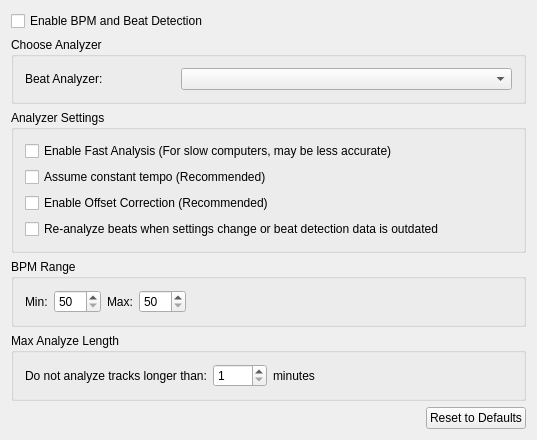
<?xml version="1.0" encoding="UTF-8"?>
<ui version="4.0">
 <class>DlgBeatsDlg</class>
 <widget class="QWidget" name="DlgBeatsDlg">
  <property name="geometry">
   <rect>
    <x>0</x>
    <y>0</y>
    <width>537</width>
    <height>400</height>
   </rect>
  </property>
  <property name="windowTitle">
   <string>Beat Detection Preferences</string>
  </property>
  <layout class="QGridLayout" name="gridLayout">
   <item row="0" column="0">
    <widget class="QCheckBox" name="banalyserenabled">
     <property name="toolTip">
      <string>When beat detection is enabled, Mixxx detects the beats per minute and beats of your tracks, 
automatically shows a beat-grid for them, and allows you to synchronize tracks using their beat information.</string>
     </property>
     <property name="text">
      <string>Enable BPM and Beat Detection</string>
     </property>
    </widget>
   </item>
   <item row="2" column="0">
    <widget class="QGroupBox" name="groupBox">
     <property name="title">
      <string>Choose Analyzer</string>
     </property>
     <property name="alignment">
      <set>Qt::AlignLeading|Qt::AlignLeft|Qt::AlignTop</set>
     </property>
     <layout class="QHBoxLayout" name="horizontalLayout">
      <item>
       <widget class="QLabel" name="label">
        <property name="minimumSize">
         <size>
          <width>150</width>
          <height>0</height>
         </size>
        </property>
        <property name="maximumSize">
         <size>
          <width>120</width>
          <height>16777215</height>
         </size>
        </property>
        <property name="text">
         <string>Beat Analyzer:</string>
        </property>
       </widget>
      </item>
      <item>
       <widget class="QComboBox" name="plugincombo">
        <property name="minimumSize">
         <size>
          <width>200</width>
          <height>0</height>
         </size>
        </property>
        <property name="maximumSize">
         <size>
          <width>2600</width>
          <height>26</height>
         </size>
        </property>
        <property name="toolTip">
         <string>Choose between different algorithms to detect beats.</string>
        </property>
        <property name="layoutDirection">
         <enum>Qt::LeftToRight</enum>
        </property>
       </widget>
      </item>
     </layout>
    </widget>
   </item>
   <item row="3" column="0">
    <widget class="QGroupBox" name="groupBox_2">
     <property name="title">
      <string>Analyzer Settings</string>
     </property>
     <layout class="QVBoxLayout" name="verticalLayout">
      <item>
       <widget class="QCheckBox" name="bFastAnalysis">
        <property name="toolTip">
         <string>Enable fast beat detection. 
If activated Mixxx only analyzes the first minute of a track for beat information. 
This can speed up beat detection on slower computers but may result in lower quality beatgrids.</string>
        </property>
        <property name="text">
         <string>Enable Fast Analysis (For slow computers, may be less accurate)</string>
        </property>
       </widget>
      </item>
      <item>
       <widget class="QCheckBox" name="bfixedtempo">
        <property name="toolTip">
         <string>Converts beats detected by the analyzer into a fixed-tempo beatgrid. 
Use this setting if your tracks have a constant tempo (e.g. most electronic music). 
Often results in higher quality beatgrids, but will not do well on tracks that have tempo shifts.</string>
        </property>
        <property name="text">
         <string>Assume constant tempo (Recommended)</string>
        </property>
       </widget>
      </item>
      <item>
       <widget class="QCheckBox" name="boffset">
        <property name="toolTip">
         <string>Attempts to correct the phase (first beat) of fixed-tempo beatgrids 
by analyzing the beats to discard outliers.</string>
        </property>
        <property name="text">
         <string>Enable Offset Correction (Recommended)</string>
        </property>
       </widget>
      </item>
      <item>
       <widget class="QCheckBox" name="bReanalyse">
        <property name="toolTip">
         <string>e.g. from 3rd-party programs or Mixxx versions before 1.11.
(Not checked: Analyze only, if no beats exist.)</string>
        </property>
        <property name="text">
         <string>Re-analyze beats when settings change or beat detection data is outdated</string>
        </property>
       </widget>
      </item>
     </layout>
    </widget>
   </item>
   <item row="4" column="0">
    <widget class="QGroupBox" name="groupBox_3">
     <property name="title">
      <string>BPM Range</string>
     </property>
     <layout class="QHBoxLayout" name="horizontalLayout_2">
      <item>
       <widget class="QLabel" name="label_2">
        <property name="text">
         <string>Min:</string>
        </property>
       </widget>
      </item>
      <item>
       <widget class="QSpinBox" name="txtMinBpm">
        <property name="toolTip">
         <string/>
        </property>
        <property name="minimum">
         <number>50</number>
        </property>
        <property name="maximum">
         <number>200</number>
        </property>
       </widget>
      </item>
      <item>
       <widget class="QLabel" name="label_3">
        <property name="text">
         <string>Max:</string>
        </property>
       </widget>
      </item>
      <item>
       <widget class="QSpinBox" name="txtMaxBpm">
        <property name="minimum">
         <number>50</number>
        </property>
        <property name="maximum">
         <number>300</number>
        </property>
       </widget>
      </item>
      <item>
       <spacer name="horizontalSpacer">
        <property name="orientation">
         <enum>Qt::Horizontal</enum>
        </property>
        <property name="sizeHint" stdset="0">
         <size>
          <width>40</width>
          <height>20</height>
         </size>
        </property>
       </spacer>
      </item>
     </layout>
    </widget>
   </item>
   <item row="5" column="0">
    <widget class="QGroupBox" name="groupBox_4">
     <property name="title">
      <string>Max Analyze Length</string>
     </property>
     <layout class="QHBoxLayout" name="horizontalLayout_4">
      <item>
       <widget class="QLabel" name="label_5">
        <property name="text">
         <string>Do not analyze tracks longer than:</string>
        </property>
       </widget>
      </item>
      <item>
       <widget class="QSpinBox" name="txtMaxLen">
        <property name="toolTip">
         <string/>
        </property>
        <property name="minimum">
         <number>1</number>
        </property>
        <property name="maximum">
         <number>1000</number>
        </property>
       </widget>
      </item>
      <item>
       <widget class="QLabel" name="label_4">
        <property name="text">
         <string>minutes</string>
        </property>
       </widget>
      </item>
      <item>
       <spacer name="horizontalSpacer_3">
        <property name="orientation">
         <enum>Qt::Horizontal</enum>
        </property>
        <property name="sizeHint" stdset="0">
         <size>
          <width>40</width>
          <height>20</height>
         </size>
        </property>
       </spacer>
      </item>
     </layout>
    </widget>
   </item>
   <item row="6" column="0">
    <spacer name="verticalSpacer">
     <property name="orientation">
      <enum>Qt::Vertical</enum>
     </property>
     <property name="sizeHint" stdset="0">
      <size>
       <width>20</width>
       <height>40</height>
      </size>
     </property>
    </spacer>
   </item>
   <item row="7" column="0">
    <layout class="QHBoxLayout" name="horizontalLayout_3">
     <item>
      <spacer name="horizontalSpacer_2">
       <property name="orientation">
        <enum>Qt::Horizontal</enum>
       </property>
       <property name="sizeHint" stdset="0">
        <size>
         <width>40</width>
         <height>20</height>
        </size>
       </property>
      </spacer>
     </item>
     <item>
      <widget class="QPushButton" name="reset">
       <property name="text">
        <string>Reset to Defaults</string>
       </property>
      </widget>
     </item>
    </layout>
   </item>
  </layout>
 </widget>
 <layoutdefault spacing="6" margin="11"/>
 <resources/>
 <connections/>
</ui>
